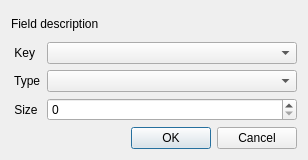
<?xml version="1.0" encoding="UTF-8"?>
<ui version="4.0">
 <class>ModelLineDialog</class>
 <widget class="QDialog" name="ModelLineDialog">
  <property name="geometry">
   <rect>
    <x>0</x>
    <y>0</y>
    <width>308</width>
    <height>160</height>
   </rect>
  </property>
  <property name="windowTitle">
   <string>Dialog</string>
  </property>
  <layout class="QGridLayout" name="gridLayout">
   <item row="0" column="0" colspan="2">
    <widget class="QLabel" name="docLine">
     <property name="text">
      <string>Field description</string>
     </property>
    </widget>
   </item>
   <item row="1" column="0">
    <widget class="QLabel" name="labelName">
     <property name="text">
      <string> Key</string>
     </property>
    </widget>
   </item>
   <item row="1" column="1">
    <widget class="QComboBox" name="nameBox"/>
   </item>
   <item row="2" column="0">
    <widget class="QLabel" name="labelType">
     <property name="text">
      <string> Type</string>
     </property>
    </widget>
   </item>
   <item row="2" column="1">
    <widget class="QComboBox" name="typeBox"/>
   </item>
   <item row="3" column="0">
    <widget class="QLabel" name="labelSize">
     <property name="text">
      <string> Size</string>
     </property>
    </widget>
   </item>
   <item row="3" column="1">
    <widget class="QSpinBox" name="sizeBox"/>
   </item>
   <item row="4" column="1">
    <widget class="QDialogButtonBox" name="buttonBox">
     <property name="orientation">
      <enum>Qt::Orientation::Horizontal</enum>
     </property>
     <property name="standardButtons">
      <set>QDialogButtonBox::StandardButton::Cancel|QDialogButtonBox::StandardButton::Ok</set>
     </property>
    </widget>
   </item>
  </layout>
 </widget>
 <resources/>
 <connections>
  <connection>
   <sender>buttonBox</sender>
   <signal>accepted()</signal>
   <receiver>ModelLineDialog</receiver>
   <slot>accept()</slot>
   <hints>
    <hint type="sourcelabel">
     <x>248</x>
     <y>254</y>
    </hint>
    <hint type="destinationlabel">
     <x>157</x>
     <y>274</y>
    </hint>
   </hints>
  </connection>
  <connection>
   <sender>buttonBox</sender>
   <signal>rejected()</signal>
   <receiver>ModelLineDialog</receiver>
   <slot>reject()</slot>
   <hints>
    <hint type="sourcelabel">
     <x>316</x>
     <y>260</y>
    </hint>
    <hint type="destinationlabel">
     <x>286</x>
     <y>274</y>
    </hint>
   </hints>
  </connection>
 </connections>
</ui>
